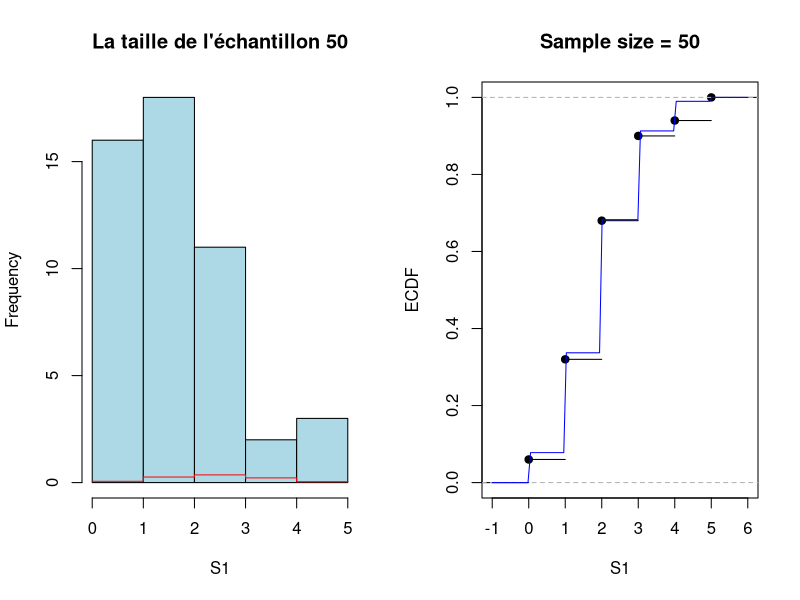
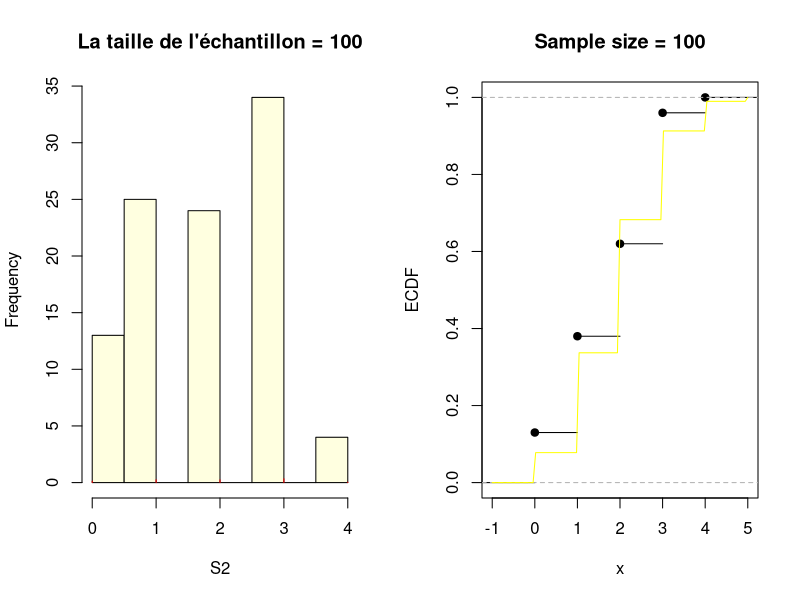
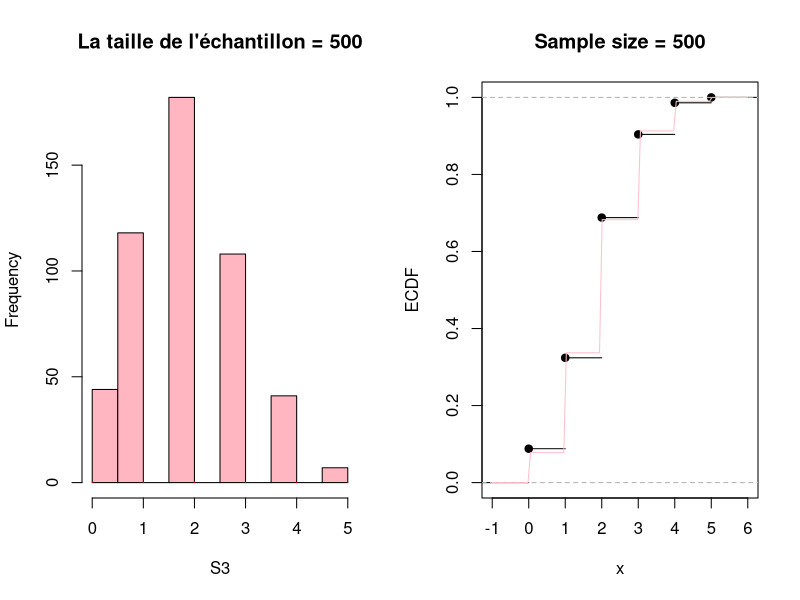
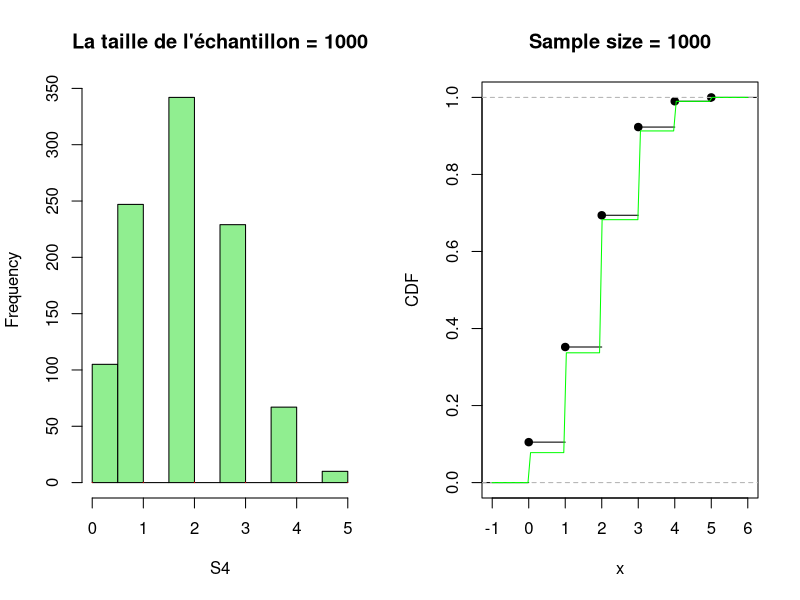
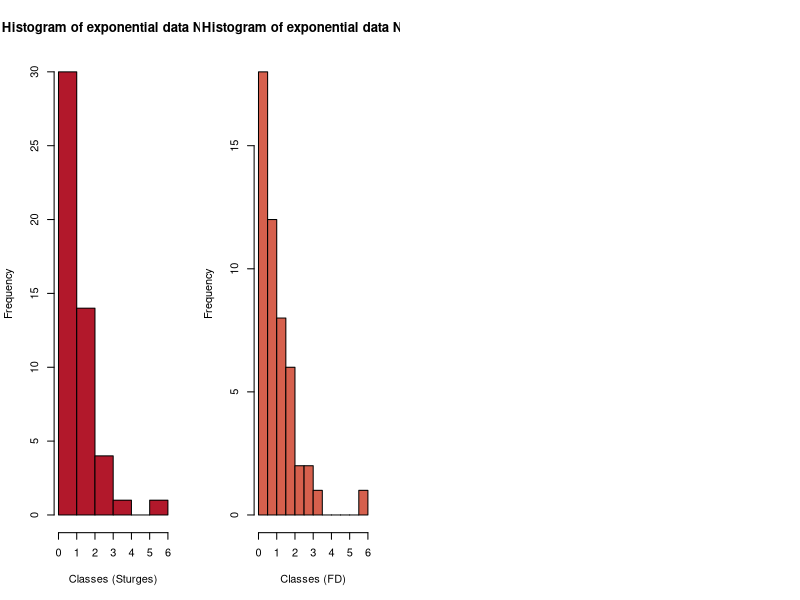

Write the R code that produced these figures, in order. (Note: this script raises an error after producing the figures.)
############

#TP Estimation Non Parametrique
##Partie 01

#01 Loi discrete finie
#a) Generer un échantillon par simulation
#loi binomiale de paramètre (5,0.4)

p= 0.4 #probabilite de reussir 
n=5 #nombre d'experience(essaies)

#Initialiser la taille de chaque echantillon
N1=50    
N2=100   
N3=500   
N4=1000

S1=rbinom(N1,5,0.4)
S2=rbinom(N2,5,0.4)
S3=rbinom(N3,5,0.4)
S4=rbinom(N4,5,0.4)


#les frequences empiriques
fe1=table(S1)/N1
fe2=table(S2)/N2
fe3=table(S3)/N3
fe4=table(S4)/N4
fe4

#Fonctions de repartition empiriques
#pour ce faire on utilise le package stats
install.packages("stats")
library(stats)

ecdf_1 <- ecdf(S1)
ecdf_2 <- ecdf(S2)
ecdf_3 <- ecdf(S3)
ecdf_4 <- ecdf(S4)

#REPRESENTATION GRAPHIQUES DES RESULTATS
par(mfrow=c(1,2))
#1er echantillon
hist(S1, main = paste("La taille de l'échantillon", N1), col = "lightblue")
points(names(fe1), fe1, type = "s", col = "red")
plot(ecdf_1, main = paste("Sample size =", N1), xlab = "S1", ylab = "ECDF")
curve(pbinom(x, 5, 0.4), col = "blue", add = TRUE)

#2eme echantillon
hist(S2, main = paste("La taille de l'échantillon =", N2),col = "lightyellow")
points(names(fe2), fe2, type = "h", col = "red")
plot(ecdf_2, main = paste("Sample size =", N2), xlab = "x", ylab = "ECDF")
curve(pbinom(x, 5, 0.4), col = "yellow", add = TRUE)
#3eme echantillon
hist(S3, main = paste("La taille de l'échantillon =", N3),col = "lightpink")
points(names(fe3), fe3, type = "h", col = "red")
plot(ecdf_3, main = paste("Sample size =", N3), xlab = "x", ylab = "ECDF")
curve(pbinom(x, 5, 0.4), col = "pink", add = TRUE)

#4eme echantillon
hist(S4, main = paste("La taille de l'échantillon =", N4),col = "lightgreen")
points(names(fe4), fe4, type = "h", col = "red")
plot(ecdf_4, main = paste("Sample size =", N4), xlab = "x", ylab = "CDF")
curve(pbinom(x, 5, 0.4), col = "green", add = TRUE)

########
############
#02 Loi absolument continue

#c) un échantillon par simulation
#Loi Exponentielle
#le parametre lambda egale a 1 par defaut
#lambda = 1
e1<- rexp(N1)
e2<- rexp(N2)
e3<- rexp(N3)
e4<- rexp(N4)

#d) Tracer les histogramme en faisant l'amplitude des classes
par(mfrow=c(1,4))
breaks <- seq(0, 5, length.out = 11)


#Sturges
hist(e1,
     main = "Histogram of exponential data N=50",
     xlab = "Classes (Sturges)",
     ylab = "Frequency",
     col = "#B2182B",
     border = "black",
     breaks ="Sturges")
hist(e1,
     main = "Histogram of exponential data N=50",
     xlab = "Classes (FD)",
     ylab = "Frequency",
     col = "#D6604D",
     border = "black",
     breaks = "FD")
hist(e1,
     main = "Histogram of exponential data N=50",
     xlab = "Classes",
     ylab = "Frequency",
     col = "#FF9966",
     border = "black",
     breaks = breaks)


hist(e1,
     main = "Histogram of exponential data N=50",
     xlab = "Classes (Scott)",
     ylab = "Frequency",
     col = "#FDDBC7",
     border = "black",
     breaks = "Scott")



breaks <- seq(0, 7, length.out = 11)
hist(e2,
     main = "Histogram of exponential data N=100",
     xlab = "Classes (Sturges)",
     ylab = "Frequency",
     col = "#B2182B",
     border = "black",
     breaks ="Sturges")
hist(e2,
     main = "Histogram of exponential data N=100",
     xlab = "Classes (FD)",
     ylab = "Frequency",
     col = "#D6604D",
     border = "black",
     breaks = "FD")
hist(e2,
     main = "Histogram of exponential data N=100",
     xlab = "Classes",
     ylab = "Frequency",
     col = "#FF9966",
     border = "black",
     breaks = breaks)


hist(e2,
     main = "Histogram of exponential data N=100",
     xlab = "Classes (Scott)",
     ylab = "Frequency",
     col = "#FDDBC7",
     border = "black",
     breaks = "Scott")

breaks <- seq(0, 7, length.out = 11)
hist(e3,
     main = "Histogram of exponential data N=500",
     xlab = "Classes (Sturges)",
     ylab = "Frequency",
     col = "#B2182B",
     border = "black",
     breaks ="Sturges")
hist(e3,
     main = "Histogram of exponential data N=500",
     xlab = "Classes (FD)",
     ylab = "Frequency",
     col = "#D6604D",
     border = "black",
     breaks = "FD")
hist(e3,
     main = "Histogram of exponential data N=500",
     xlab = "Classes",
     ylab = "Frequency",
     col = "#FF9966",
     border = "black",
     breaks = breaks)


hist(e3,
     main = "Histogram of exponential data N=500",
     xlab = "Classes (Scott)",
     ylab = "Frequency",
     col = "#FDDBC7",
     border = "black",
     breaks = "Scott")

breaks <- seq(0, 7, length.out = 11)
hist(e4,
     main = "Histogram of exponential data N=1000",
     xlab = "Classes (Sturges)",
     ylab = "Frequency",
     col = "#B2182B",
     border = "black",
     breaks ="Sturges")
hist(e4,
     main = "Histogram of exponential data N=1000",
     xlab = "Classes (FD)",
     ylab = "Frequency",
     col = "#D6604D",
     border = "black",
     breaks = "FD")
hist(e4,
     main = "Histogram of exponential data N=1000",
     xlab = "Classes",
     ylab = "Frequency",
     col = "#FF9966",
     border = "black",
     breaks = breaks)


hist(e4,
     main = "Histogram of exponential data N=1000",
     xlab = "Classes (Scott)",
     ylab = "Frequency",
     col = "#FDDBC7",
     border = "black",
     breaks = "Scott")




#question e
#estimateur par histogramme
par(mfrow=c(1,4))
hist(e1, main = "Estimateur par histogramme de la loi expo N=50",
     xlab = "x", ylab = "Densité", freq = FALSE, col = "#CC99FF")
d <- density(e1)
lines(d, col = "red", lwd = 2, lty = 1)
hist(e2, main = "Estimateur par histogramme de la loi expo N=100",
     xlab = "x", ylab = "Densité", freq = FALSE,col = "#9966CC")
d <- density(e2)
lines(d, col = "red", lwd = 2, lty = 1)
hist(e3, main = "Estimateur par histogramme de la loi expo N=500",
     xlab = "x", ylab = "Densité", freq = FALSE,col = "#663399")
d <- density(e3)
lines(d, col = "red", lwd = 2, lty = 1)
hist(e4, main = "Estimateur par histogramme de la loi expo N=1000",
     xlab = "x", ylab = "Densité", freq = FALSE, col = "#330066")
d <- density(e4)
lines(d, col = "red", lwd = 2, lty = 1)

#estimateur a noyau de la densité
#N=50
# Tracé de l'estimateur à noyau avec un noyau gaussien et une fenêtre de lissage de 0.2
plot(density(e1, kernel = "gaussian", bw = 0.2),
     main = "Estimateur à noyau avec un noyau normal et un noyau Epanechinkov",
     xlab = "Valeurs", ylab = "Densité relative", col="black", lwd=2)

# Tracé de l'estimateur à noyau avec un noyau normal et une fenêtre de lissage de 0.5
lines(density(e1, kernel = "gaussian", bw = 0.5), col = "red", lwd = 2)

# Tracé de l'estimateur à noyau avec un noyau épanechnikov et une fenêtre de lissage de 0.2
lines(density(e1, kernel = "epanechnikov", bw = 0.2), col = "blue", lwd = 2, lty = 2)
?lines
# Tracé de l'estimateur à noyau avec un noyau épanechnikov et une fenêtre de lissage de 0.5
lines(density(e1, kernel = "epanechnikov", bw = 0.5), col = "green", lwd = 2, lty = 2)
legend("topright", c("Noyau normal, fenêtre 0.2", "Noyau normal, fenêtre 0.5",
                     "Noyau épanechnikov, fenêtre 0.2", "Noyau épanechnikov, fenêtre 0.5"),
       col = c("black", "red", "blue", "green"), lty = c(1,1,2,2), lwd = 1, cex = 0.75)

#N=100
# Tracé de l'estimateur à noyau avec un noyau gaussien et une fenêtre de lissage de 0.2
plot(density(e2, kernel = "gaussian", bw = 0.2), 
     main = "Estimateur à noyau avec un noyau normal et un noyau Epanechinkov",
     xlab = "Valeurs", ylab = "Densité relative", col="black", lwd=2)

# Tracé de l'estimateur à noyau avec un noyau normal et une fenêtre de lissage de 0.5
lines(density(e2, kernel = "gaussian", bw = 0.5), col = "red", lwd = 2)

# Tracé de l'estimateur à noyau avec un noyau épanechnikov et une fenêtre de lissage de 0.2
lines(density(e2, kernel = "epanechnikov", bw = 0.2), col = "blue", lwd = 2, lty = 2)

# Tracé de l'estimateur à noyau avec un noyau épanechnikov et une fenêtre de lissage de 0.5
lines(density(e2, kernel = "epanechnikov", bw = 0.5), col = "green", lwd = 2, lty = 2)
legend("topright", c("Noyau normal, fenêtre 0.2", "Noyau normal, fenêtre 0.5",
                     "Noyau épanechnikov, fenêtre 0.2", "Noyau épanechnikov, fenêtre 0.5"),
       col = c("black", "red", "blue", "green"), lty = c(1,1,2,2), lwd = 1, cex = 0.75)

#N=500
# Tracé de l'estimateur à noyau avec un noyau gaussien et une fenêtre de lissage de 0.2
plot(density(e3, kernel = "gaussian", bw = 0.2), 
     main = "Estimateur à noyau avec un noyau normal et un noyau Epanechinkov",
     xlab = "Valeurs", ylab = "Densité relative", col="black", lwd=2)

# Tracé de l'estimateur à noyau avec un noyau normal et une fenêtre de lissage de 0.5
lines(density(e3, kernel = "gaussian", bw = 0.5), col = "red", lwd = 2)

# Tracé de l'estimateur à noyau avec un noyau épanechnikov et une fenêtre de lissage de 0.2
lines(density(e3, kernel = "epanechnikov", bw = 0.2), col = "blue", lwd = 2, lty = 2)

# Tracé de l'estimateur à noyau avec un noyau épanechnikov et une fenêtre de lissage de 0.5
lines(density(e3, kernel = "epanechnikov", bw = 0.5), col = "green", lwd = 2, lty = 2)
legend("topright", c("Noyau normal, fenêtre 0.2", "Noyau normal, fenêtre 0.5",
                     "Noyau épanechnikov, fenêtre 0.2", "Noyau épanechnikov, fenêtre 0.5"),
       col = c("black", "red", "blue", "green"), lty = c(1,1,2,2), lwd = 1, cex = 0.75)


#N=1000
# Tracé de l'estimateur à noyau avec un noyau gaussien et une fenêtre de lissage de 0.2
plot(density(e4, kernel = "gaussian", bw = 0.02), 
     main = "Estimateur à noyau avec un noyau normal et un noyau Epanechinkov",
     xlab = "Valeurs", ylab = "Densité relative", col="black", lwd=2)

# Tracé de l'estimateur à noyau avec un noyau normal et une fenêtre de lissage de 0.5
lines(density(e4, kernel = "gaussian", bw = 0.5), col = "red", lwd = 2)

# Tracé de l'estimateur à noyau avec un noyau épanechnikov et une fenêtre de lissage de 0.2
lines(density(e4, kernel = "epanechnikov", bw = 0.2), col = "blue", lwd = 2, lty = 2)

# Tracé de l'estimateur à noyau avec un noyau épanechnikov et une fenêtre de lissage de 0.5
lines(density(e4, kernel = "epanechnikov", bw = 0.5), col = "green", lwd = 2, lty = 2)
legend("topright", c("Noyau normal, fenêtre 0.2", "Noyau normal, fenêtre 0.5",
                     "Noyau épanechnikov, fenêtre 0.2", "Noyau épanechnikov, fenêtre 0.5"),
       col = c("black", "red", "blue", "green"), lty = c(1,1,2,2), lwd = 1, cex = 0.7)




#question f
x <- seq(0, 10, by = 0.1)
y <- dexp(x)
plot(x, y, type = "l", lwd = 2, col = "black", xlab = "x", ylab = "density",
     main = paste("Exponential density"))
lines(density(e1, kernel = "gaussian", bw = 0.2), col = "red", lwd = 2)
lines(density(e1, kernel = "gaussian", bw = 0.5), col = "orange", lwd = 2)
lines(density(e1, kernel = "epanechnikov", bw = 0.2), col = "blue", lwd = 2, lty = 2)
lines(density(e1, kernel = "epanechnikov", bw = 0.5), col = "green", lwd = 2, lty = 2)
legend("topright", c("Densité Théorique", "Noyau normal, fenêtre 0.2",
                     "Noyau Gaussien, fenêtre 0.5", "Noyau épanechnikov, fenêtre 0.2", "Noyau épanechnikov, fenêtre 0.5"),
       col = c("black", "orange","red", "blue", "green"), lty = c(1,2,2,2,2), lwd = 1, cex = 0.75)
########

plot(x, y, type = "l", lwd = 2, col = "black", xlab = "x", ylab = "density",
     main = paste("Exponential density"))
lines(density(e2, kernel = "gaussian", bw = 0.2), col = "red", lwd = 2)
lines(density(e2, kernel = "gaussian", bw = 0.5), col = "orange", lwd = 2)
lines(density(e2, kernel = "epanechnikov", bw = 0.2), col = "blue", lwd = 2, lty = 2)
lines(density(e2, kernel = "epanechnikov", bw = 0.5), col = "green", lwd = 2, lty = 2)
legend("topright", c("Densité Théorique", "Noyau normal, fenêtre 0.2",
                     "Noyau Gaussien, fenêtre 0.5", "Noyau épanechnikov, fenêtre 0.2", "Noyau épanechnikov, fenêtre 0.5"),
       col = c("black", "orange","red", "blue", "green"), lty = c(1,2,2,2,2), lwd = 1, cex = 0.75)
########

plot(x, y, type = "l", lwd = 2, col = "black", xlab = "x", ylab = "density",
     main = paste("Exponential density"))
lines(density(e3, kernel = "gaussian", bw = 0.2), col = "red", lwd = 2)
lines(density(e3, kernel = "gaussian", bw = 0.5), col = "orange", lwd = 2)
lines(density(e3, kernel = "epanechnikov", bw = 0.2), col = "blue", lwd = 2, lty = 2)
lines(density(e3, kernel = "epanechnikov", bw = 0.5), col = "green", lwd = 2, lty = 2)
legend("topright", c("Densité Théorique", "Noyau normal, fenêtre 0.2",
                     "Noyau Gaussien, fenêtre 0.5", "Noyau épanechnikov, fenêtre 0.2", "Noyau épanechnikov, fenêtre 0.5"),
       col = c("black", "orange","red", "blue", "green"), lty = c(1,2,2,2,2), lwd = 1, cex = 0.75)
########

plot(x, y, type = "l", lwd = 2, col = "black", xlab = "x", ylab = "density",
     main = paste("Exponential density"))
lines(density(e4, kernel = "gaussian", bw = 0.2), col = "red", lwd = 2)
lines(density(e4, kernel = "gaussian", bw = 0.5), col = "orange", lwd = 2)
lines(density(e4, kernel = "epanechnikov", bw = 0.2), col = "blue", lwd = 2, lty = 2)
lines(density(e4, kernel = "epanechnikov", bw = 0.5), col = "green", lwd = 2, lty = 2)
legend("topright", c("Densité Théorique", "Noyau normal, fenêtre 0.2",
                     "Noyau Gaussien, fenêtre 0.5", "Noyau épanechnikov, fenêtre 0.2", "Noyau épanechnikov, fenêtre 0.5"),
       col = c("black", "orange","red", "blue", "green"), lty = c(1,2,2,2,2), lwd = 1, cex = 0.75)



#question G
#echantillon de taille N=50
plot(x, y, type = "l", lwd = 2, col = "black", xlab = "x", ylab = "density",
     main = paste("Exponential density N=50"))
lines(density(e1, kernel = "gaussian", bw = 0.4), col = "red", lwd = 2)
lines(density(e1, kernel = "gaussian", bw = 0.7), col = "orange", lwd = 2)
lines(density(e1, kernel = "epanechnikov", bw = 0.3), col = "blue", lwd = 2, lty = 2)
lines(density(e1, kernel = "epanechnikov", bw = 0.6), col = "green", lwd = 2, lty = 2)
legend("topright", c("Densité Théorique", "Noyau normal, fenêtre 0.4",
                     "Noyau Gaussien, fenêtre 0.7", "Noyau épanechnikov, fenêtre 0.3", "Noyau épanechnikov, fenêtre 0.7"),
       col = c("black", "orange","red", "blue", "green"), lty = c(1,2,2,2,2), lwd = 1, cex = 0.75)
########
#echantillon de taille N=100
plot(x, y, type = "l", lwd = 2, col = "black", xlab = "x", ylab = "density",
     main = paste("Exponential density N=100"))
lines(density(e1, kernel = "gaussian", bw = 0.4), col = "red", lwd = 2)
lines(density(e1, kernel = "gaussian", bw = 0.7), col = "orange", lwd = 2)
lines(density(e1, kernel = "epanechnikov", bw = 0.3), col = "blue", lwd = 2, lty = 2)
lines(density(e1, kernel = "epanechnikov", bw = 0.6), col = "green", lwd = 2, lty = 2)
legend("topright", c("Densité Théorique", "Noyau normal, fenêtre 0.4",
                     "Noyau Gaussien, fenêtre 0.7", "Noyau épanechnikov, fenêtre 0.3", "Noyau épanechnikov, fenêtre 0.7"),
       col = c("black", "orange","red", "blue", "green"), lty = c(1,2,2,2,2), lwd = 1, cex = 0.75)
########
#echantillon de taille N=500
plot(x, y, type = "l", lwd = 2, col = "black", xlab = "x", ylab = "density",
     main = paste("Exponential density N=500"))
lines(density(e1, kernel = "gaussian", bw = 0.4), col = "red", lwd = 2)
lines(density(e1, kernel = "gaussian", bw = 0.7), col = "orange", lwd = 2)
lines(density(e1, kernel = "epanechnikov", bw = 0.3), col = "blue", lwd = 2, lty = 2)
lines(density(e1, kernel = "epanechnikov", bw = 0.6), col = "green", lwd = 2, lty = 2)
legend("topright", c("Densité Théorique", "Noyau normal, fenêtre 0.4",
                     "Noyau Gaussien, fenêtre 0.7", "Noyau épanechnikov, fenêtre 0.3", "Noyau épanechnikov, fenêtre 0.7"),
       col = c("black", "orange","red", "blue", "green"), lty = c(1,2,2,2,2), lwd = 1, cex = 0.75)
########
#echantillon de taille N=1000
plot(x, y, type = "l", lwd = 2, col = "black", xlab = "x", ylab = "density",
     main = paste("Exponential density N=1000"))
lines(density(e1, kernel = "gaussian", bw = 0.4), col = "red", lwd = 2)
lines(density(e1, kernel = "gaussian", bw = 0.7), col = "orange", lwd = 2)
lines(density(e1, kernel = "epanechnikov", bw = 0.3), col = "blue", lwd = 2, lty = 2)
lines(density(e1, kernel = "epanechnikov", bw = 0.6), col = "green", lwd = 2, lty = 2)
legend("topright", c("Densité Théorique", "Noyau normal, fenêtre 0.4",
                     "Noyau Gaussien, fenêtre 0.7", "Noyau épanechnikov, fenêtre 0.3", "Noyau épanechnikov, fenêtre 0.7"),
       col = c("black", "orange","red", "blue", "green"), lty = c(1,2,2,2,2), lwd = 1, cex = 0.75)




###############################################################################
#Loi Normale
g1<- rnorm(N1)
g2<- rnorm(N2)
g3<- rnorm(N3)
g4<- rnorm(N4)

#d) Tracer les histogramme en faisant l'amplitude des classes
par(mfrow=c(1,3))

#Sturges
hist(g1,
     main = "Histogram of Gaussian data N=50",
     xlab = "Classes (Sturges)",
     ylab = "Frequency",
     col = "#B2182B",
     border = "black",
     breaks ="Sturges")
hist(g1,
     main = "Histogram of Gaussian data N=50",
     xlab = "Classes (FD)",
     ylab = "Frequency",
     col = "#D6604D",
     border = "black",
     breaks = "FD")

hist(g1,
     main = "Histogram of Gaussian data N=50",
     xlab = "Classes (Scott)",
     ylab = "Frequency",
     col = "#FDDBC7",
     border = "black",
     breaks = "Scott")



hist(g2,
     main = "Histogram of Gaussian data N=100",
     xlab = "Classes (Sturges)",
     ylab = "Frequency",
     col = "#B2182B",
     border = "black",
     breaks ="Sturges")
hist(g2,
     main = "Histogram of Gaussian data N=100",
     xlab = "Classes (FD)",
     ylab = "Frequency",
     col = "#D6604D",
     border = "black",
     breaks = "FD")

hist(g2,
     main = "Histogram of Gaussian data N=100",
     xlab = "Classes (Scott)",
     ylab = "Frequency",
     col = "#FDDBC7",
     border = "black",
     breaks = "Scott")

hist(g3,
     main = "Histogram of Gaussian data N=500",
     xlab = "Classes (Sturges)",
     ylab = "Frequency",
     col = "#B2182B",
     border = "black",
     breaks ="Sturges")
hist(g3,
     main = "Histogram of Gaussian data N=500",
     xlab = "Classes (FD)",
     ylab = "Frequency",
     col = "#D6604D",
     border = "black",
     breaks = "FD")

hist(g3,
     main = "Histogram of Gaussian data N=500",
     xlab = "Classes (Scott)",
     ylab = "Frequency",
     col = "#FDDBC7",
     border = "black",
     breaks = "Scott")


hist(g4,
     main = "Histogram of Gaussian data N=1000",
     xlab = "Classes (Sturges)",
     ylab = "Frequency",
     col = "#B2182B",
     border = "black",
     breaks ="Sturges")
hist(g4,
     main = "Histogram of Gaussian data N=1000",
     xlab = "Classes (FD)",
     ylab = "Frequency",
     col = "#D6604D",
     border = "black",
     breaks = "FD")


hist(g4,
     main = "Histogram of Gaussian data N=1000",
     xlab = "Classes (Scott)",
     ylab = "Frequency",
     col = "#FDDBC7",
     border = "black",
     breaks = "Scott")

#question e
#estimateur par histogramme
par(mfrow=c(1,4))
hist(g1, main = "Estimateur par histogramme de la loi expo N=50",
     xlab = "x", ylab = "Densité", freq = FALSE, col = "#CC99FF")
d <- density(g1)
lines(d, col = "red", lwd = 2, lty = 1)
hist(g2, main = "Estimateur par histogramme de la loi expo N=100",
     xlab = "x", ylab = "Densité", freq = FALSE,col = "#9966CC")
d <- density(g2)
lines(d, col = "red", lwd = 2, lty = 1)
hist(g3, main = "Estimateur par histogramme de la loi expo N=500",
     xlab = "x", ylab = "Densité", freq = FALSE,col = "#663399")
d <- density(g3)
lines(d, col = "red", lwd = 2, lty = 1)
hist(g4, main = "Estimateur par histogramme de la loi expo N=1000",
     xlab = "x", ylab = "Densité", freq = FALSE, col = "#330066")
d <- density(g4)
lines(d, col = "red", lwd = 2, lty = 1)


#estimateur a noyau de la densité
#N=50
# Tracé de l'estimateur à noyau avec un noyau gaussien et une fenêtre de lissage de 0.2
plot(density(g1, kernel = "quarter-circle", bw = 0.2),
     main = "Estimateur à noyau avec un noyau normal et un noyau Epanechinkov",
     xlab = "Valeurs", ylab = "Densité relative", col="black", lwd=2)

# Tracé de l'estimateur à noyau avec un noyau normal et une fenêtre de lissage de 0.5
lines(density(g1, kernel = "gaussian", bw = 0.5), col = "red", lwd = 2)

# Tracé de l'estimateur à noyau avec un noyau épanechnikov et une fenêtre de lissage de 0.2
lines(density(g1, kernel = "epanechnikov", bw = 0.2), col = "blue", lwd = 2, lty = 2)

# Tracé de l'estimateur à noyau avec un noyau épanechnikov et une fenêtre de lissage de 0.5
lines(density(g1, kernel = "epanechnikov", bw = 0.5), col = "green", lwd = 2, lty = 2)
legend("topright", c("Noyau normal, fenêtre 0.2", "Noyau normal, fenêtre 0.5",
                     "Noyau épanechnikov, fenêtre 0.2", "Noyau épanechnikov, fenêtre 0.5"),
       col = c("black", "red", "blue", "green"), lty = c(1,1,2,2), lwd = 1, cex = 0.5)

#N=100
# Tracé de l'estimateur à noyau avec un noyau gaussien et une fenêtre de lissage de 0.2
plot(density(g2, kernel = "gaussian", bw = 0.2), 
     main = "Estimateur à noyau avec un noyau normal et un noyau Epanechinkov",
     xlab = "Valeurs", ylab = "Densité relative", col="black", lwd=2)

# Tracé de l'estimateur à noyau avec un noyau normal et une fenêtre de lissage de 0.5
lines(density(g2, kernel = "gaussian", bw = 0.5), col = "red", lwd = 2)

# Tracé de l'estimateur à noyau avec un noyau épanechnikov et une fenêtre de lissage de 0.2
lines(density(g2, kernel = "epanechnikov", bw = 0.2), col = "blue", lwd = 2, lty = 2)

# Tracé de l'estimateur à noyau avec un noyau épanechnikov et une fenêtre de lissage de 0.5
lines(density(g2, kernel = "epanechnikov", bw = 0.5), col = "green", lwd = 2, lty = 2)
legend("topright", c("Noyau normal, fenêtre 0.2", "Noyau normal, fenêtre 0.5",
                     "Noyau épanechnikov, fenêtre 0.2", "Noyau épanechnikov, fenêtre 0.5"),
       col = c("black", "red", "blue", "green"), lty = c(1,1,2,2), lwd = 1, cex = 0.75)

#N=500
# Tracé de l'estimateur à noyau avec un noyau gaussien et une fenêtre de lissage de 0.2
plot(density(g3, kernel = "gaussian", bw = 0.2), 
     main = "Estimateur à noyau avec un noyau normal et un noyau Epanechinkov",
     xlab = "Valeurs", ylab = "Densité relative", col="black", lwd=2)

# Tracé de l'estimateur à noyau avec un noyau normal et une fenêtre de lissage de 0.5
lines(density(g3, kernel = "gaussian", bw = 0.5), col = "red", lwd = 2)

# Tracé de l'estimateur à noyau avec un noyau épanechnikov et une fenêtre de lissage de 0.2
lines(density(g3, kernel = "epanechnikov", bw = 0.2), col = "blue", lwd = 2, lty = 2)

# Tracé de l'estimateur à noyau avec un noyau épanechnikov et une fenêtre de lissage de 0.5
lines(density(g3, kernel = "epanechnikov", bw = 0.5), col = "green", lwd = 2, lty = 2)
legend("topright", c("Noyau normal, fenêtre 0.2", "Noyau normal, fenêtre 0.5",
                     "Noyau épanechnikov, fenêtre 0.2", "Noyau épanechnikov, fenêtre 0.5"),
       col = c("black", "red", "blue", "green"), lty = c(1,1,2,2), lwd = 1, cex = 0.75)


#N=1000
# Tracé de l'estimateur à noyau avec un noyau gaussien et une fenêtre de lissage de 0.2
plot(density(g4, kernel = "gaussian", bw = 0.2), 
     main = "Estimateur à noyau avec un noyau normal et un noyau Epanechinkov",
     xlab = "Valeurs", ylab = "Densité relative", col="black", lwd=2)

# Tracé de l'estimateur à noyau avec un noyau normal et une fenêtre de lissage de 0.5
lines(density(g4, kernel = "gaussian", bw = 0.5), col = "red", lwd = 2)

# Tracé de l'estimateur à noyau avec un noyau épanechnikov et une fenêtre de lissage de 0.2
lines(density(g4, kernel = "epanechnikov", bw = 0.2), col = "blue", lwd = 2, lty = 2)

# Tracé de l'estimateur à noyau avec un noyau épanechnikov et une fenêtre de lissage de 0.5
lines(density(g4, kernel = "epanechnikov", bw = 0.5), col = "green", lwd = 2, lty = 2)
legend("topright", c("Noyau normal, fenêtre 0.2", "Noyau normal, fenêtre 0.5",
                     "Noyau épanechnikov, fenêtre 0.2", "Noyau épanechnikov, fenêtre 0.5"),
       col = c("black", "red", "blue", "green"), lty = c(1,1,2,2), lwd = 1, cex = 0.7)




